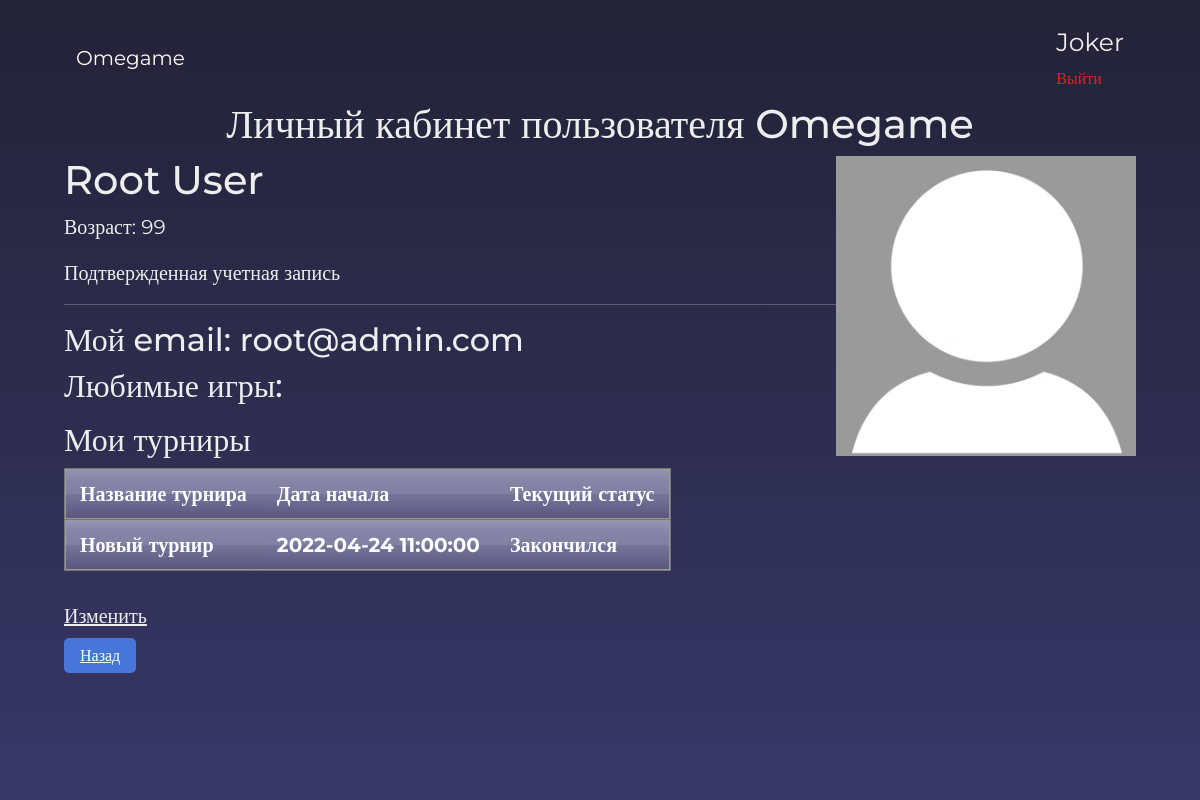
Page /user?id=1 (signed in) on the committed database.
### data/users.py (models this page shows, shortened)
class User(SqlAlchemyBase, UserMixin):
    __tablename__ = 'users'
    id = sqlalchemy.Column(sqlalchemy.Integer, primary_key=True, autoincrement=True)
    nickname = sqlalchemy.Column(sqlalchemy.String, nullable=True)
    surname = sqlalchemy.Column(sqlalchemy.String, nullable=True)
    name = sqlalchemy.Column(sqlalchemy.String, nullable=True)
    age = sqlalchemy.Column(sqlalchemy.Integer, nullable=True)
    email = sqlalchemy.Column(sqlalchemy.String, index=True, unique=True, nullable=True)
    hashed_password = sqlalchemy.Column(sqlalchemy.String, nullable=True)
    modifed_date = sqlalchemy.Column(sqlalchemy.DateTime, default=datetime.datetime.now)
    level = sqlalchemy.Column(sqlalchemy.SmallInteger, default=0)
    favourite = sqlalchemy.Column(sqlalchemy.String, default='')
    confirm_code = sqlalchemy.Column(sqlalchemy.Integer, default=0)

### data/tournaments.py (models this page shows, shortened)
class Tournament(SqlAlchemyBase):
    __tablename__ = 'tournaments'
    id = sqlalchemy.Column(sqlalchemy.Integer, primary_key=True, autoincrement=True)
    name = sqlalchemy.Column(sqlalchemy.String, nullable=True)
    desc = sqlalchemy.Column(sqlalchemy.String, nullable=True)
    author = sqlalchemy.Column(sqlalchemy.Integer, nullable=True)
    contacts = sqlalchemy.Column(sqlalchemy.String, nullable=True)
    members = sqlalchemy.Column(sqlalchemy.String, default='')
    start = sqlalchemy.Column(sqlalchemy.DateTime, default=datetime.datetime.now())
    flags = sqlalchemy.Column(sqlalchemy.Integer, default=0) # см ./about_tournaments.md
    gameid = sqlalchemy.Column(sqlalchemy.Integer, default=0)

### main.py (the view, shortened to what this page needs)
@app.route('/user', methods=['GET', 'POST'])
def profile():
    id = int(request.args.get('id', 0))
    if not (1 <= id <= db_sess.query(sql_funcs.max(User.id)).first()[0]):
        return e404(NotFound)
    user = db_sess.query(User).filter(User.id == id).first()
    list_of_games = []
    new_result = db_sess.query(User).filter(User.id == id).first().favourite # если пользователь переходит со страницы игры
    tournaments = db_sess.query(Tournament).filter(Tournament.members.like(f'%{user.id}%')).all()
    for i in new_result.split(',')[:-1]:
        gameid = int(i)
        list_of_games.append([gameid, games[gameid]['name']])
    return render_template("user.html", name=user.name, surname=user.surname, email=user.email, age=user.age,
                           games=list_of_games, level_profile=user.level, tournaments=tournaments,
                           nickname=user.nickname)

### main.py (called while the page is built)
@login_manager.user_loader
def load_user(user_id):
    return db_sess.query(User).get(user_id)

### templates/user.html (shortened to what this page needs)
{% extends "ext.html" %}
{% block body %}
<div style="font-family: Montserrat">
    <div class="text-center">
        <h1>Личный кабинет пользователя {{ nickname }}</h1>
    </div>
    <img src="{{ url_for('static', filename='images/default_image.png') }}" align="right"
         width="300" height="300" alt="Фото профиля">
    <h1>{{ name }} {{ surname }}</h1>
    <p>Возраст: {{ age }}</p>
    {% if level_profile == 0 %}
        <a class="white" style="color: #d11" href="/is_your_email">Учетная запись не подтверждена</a>
    {% else %}
        <p>Подтвержденная учетная запись</p>
    {% endif %}
    <hr>
    <h2>Мой email: {{ email }}</h2>
    <h2>Любимые игры: </h2>
    <h2>Мои турниры</h2>
    <table class="table_blur">
        <tr>
            <th>Название турнира</th>
            <th>Дата начала</th>
            <th>Текущий статус</th>
        </tr>
        {% for i in tournaments %}
        <tr>
            <th>{{ i.name }}</th>
            <th>{{ i.start }}</th>
            {% if (i.flags % 2) == 1 %}
            <th>Закончился</th>
            {% else %}
            <th>Идет</th>
            {% endif %}
        {% endfor %}
        </tr>
    </table>
    {% if id != 0 %}
        <br>
        <a class="white" href="/profile_edit">Изменить</a>
    {% endif %}
    <form action="/">
        <a class="back_button" href="/">Назад</a>
    </form>
</div>
{% endblock %}

### templates/ext.html (shortened to what this page needs)
{% extends "base.html" %}
{% block header %}
    <div style="font-family: Montserrat">
        <nav class="navbar navbar-dark bg-transparent">
            <div class="container-fluid">
                <a class="navbar-brand" href="/">Omegame</a>
                {% if current_user.is_authenticated %}
                    <ul class="navbar-nav">
                        <li class="navbar-item">
                            <a class="white special" style="font-size: 125%; display: block; text-align: right"
                               href="/user?id={{ current_user.id }}">{{ current_user.nickname }}</a>
                            <a class="white special" style="color: #d22; font-size: 80%" href="/logout">Выйти</a>
                        </li>
                    </ul>
                {% endif %}
            </div>
        </nav>
    </div>
{% endblock %}

### static/css/all.css (style rules this page uses)
body { font-size: 125%; }
a.white, a.white:hover, a.white:visited, a.white:active { color: #eee; }
a.white.special, a.white.special:visited { text-decoration: none; }
.back_button { appearance: none; border: 0; border-radius: 5px; background: #4676D7; color: #fff; padding: 8px 16px; font-size: 16px; }
.table_blur { background: #f5ffff; border-collapse: collapse; text-align: left; }
.table_blur th { border-top: 1px solid #777777; border-bottom: 1px solid #777777; box-shadow: inset 0 1px 0 #999999, inset 0 -1px 0 #999999; background: linear-gradient(#9595b6, #5a567f); color: white; padding: 10px 15px; position: relative; }
.table_blur th:after { content: ""; display: block; position: absolute; left: 0; top: 25%; height: 25%; width: 100%; background: linear-gradient(rgba(255, 255, 255, 0), rgba(255,255,255,.08)); }
.table_blur tr:nth-child(odd) { background: #ebf3f9; }
.table_blur th:first-child { border-left: 1px solid #777777; border-bottom: 1px solid #777777; box-shadow: inset 1px 1px 0 #999999, inset 0 -1px 0 #999999; }
.table_blur th:last-child { border-right: 1px solid #777777; border-bottom: 1px solid #777777; box-shadow: inset -1px 1px 0 #999999, inset 0 -1px 0 #999999; }

### rows in the picture
User: nickname "Joker"
User: nickname "Omegame", name "Root", surname "User", email "root@admin.com"
Tournament: name "Новый турнир", start "2022-04-24 11:00:00", flags "Закончился"

### other values in the picture
{{ age }} "99"
